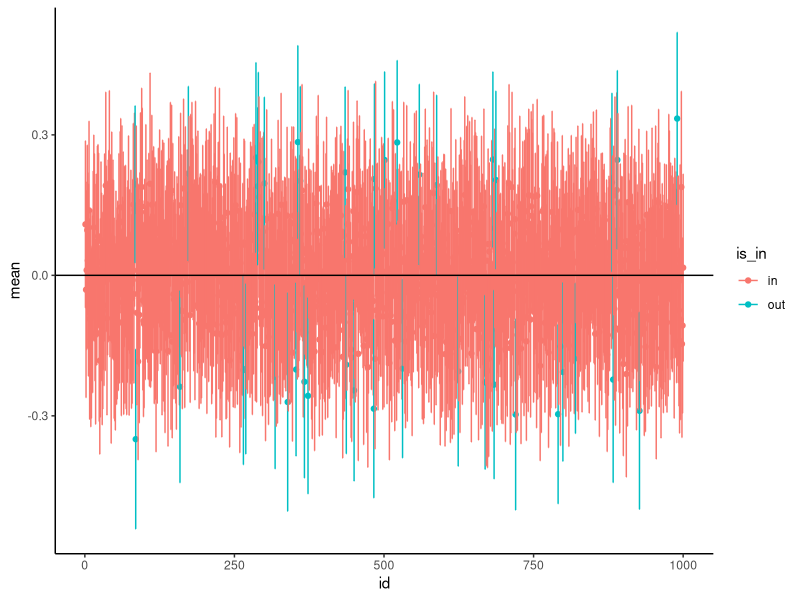
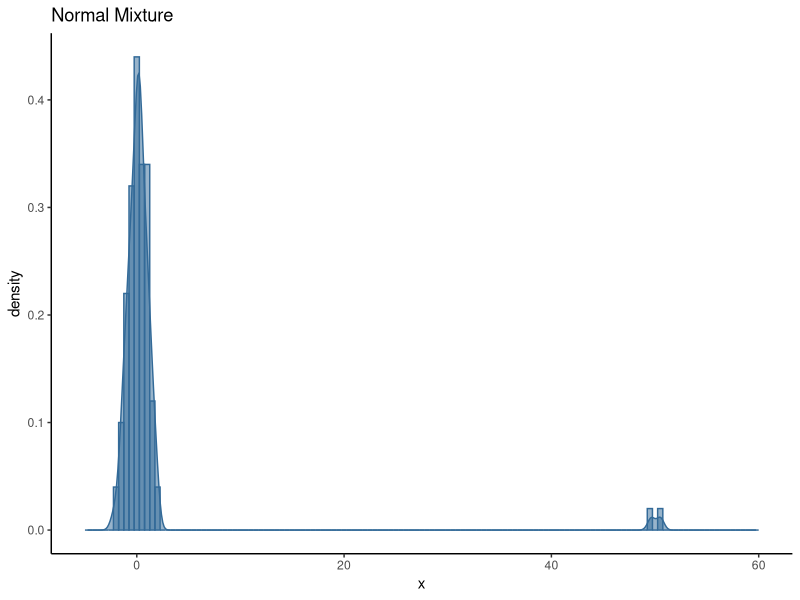
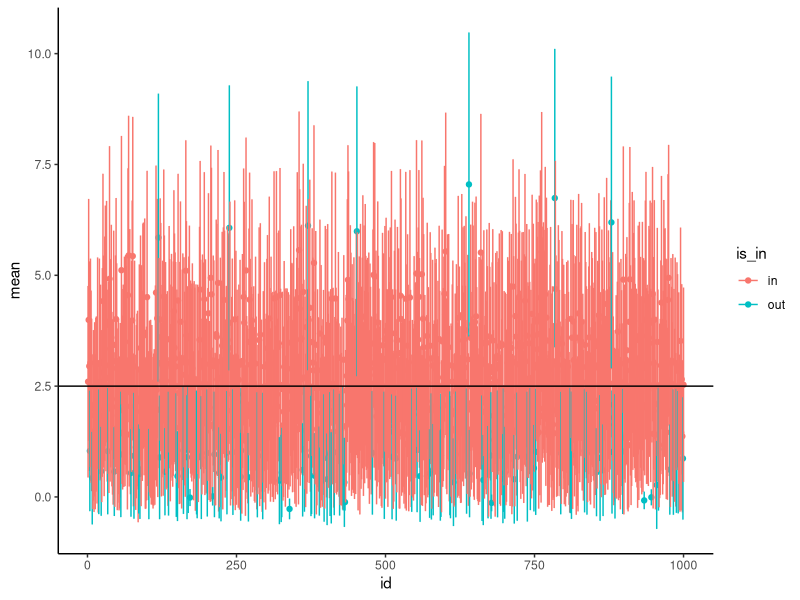

Reproduce these figures in R, in order.
## ---- chunk 1
knitr::opts_chunk$set(echo       = TRUE,
                      message    = FALSE,
                      warning    = FALSE,
                      out.width  = 800,
                      out.height = 600,
                      fig.align  = "center",
                      dev        = "ragg_png")
## ---- chunk 2
library(tidyverse)
# Set parameter
N   <- 100
M1  <- 0
S1  <- 1
M2  <- 50
S2 <- 1
P1 <- 0.95
P2 <- 0.05
M <- M1*P1 + M2*P2
sim_n <- 1:1000
## ---- chunk 3
# Simulation 1: y ~ nromal(mu = 0, sd = 1)
res_mean <- res_ci_lwr <- res_ci_upr <- vector(mode = 'numeric', length = length(sim_n))
for (i in seq_along(sim_n)) {
  set.seed(i)
  data <- rnorm(n = N, mean = M1, sd = S1)
  res_test <- t.test(data, conf.level = 0.95)
  res_mean[[i]]   <- res_test$estimate[[1]]
  res_ci_lwr[[i]] <- res_test$conf.int[[1]]
  res_ci_upr[[i]] <- res_test$conf.int[[2]]
}

# Make data frame
df <- tibble::tibble(id = sim_n,
           mean = res_mean,
           ci_lwr = res_ci_lwr,
           ci_upr = res_ci_upr) %>% 
  dplyr::mutate(is_in = if_else(M1 >= ci_lwr & M1 <= ci_upr, 'in', 'out'))

# Count intervals which is in teh range
df %>% 
  dplyr::count(is_in) %>%
  dplyr::mutate(ratio = n / sum(n))
## ---- chunk 4
# Plot simulation
ggplot(df, aes(id, mean, col = is_in)) + 
  geom_point() + 
  geom_errorbar(aes(ymin = ci_lwr, ymax = ci_upr)) + 
  geom_hline(yintercept = M1) +
  theme_classic()
## ---- chunk 5
# Bimodal distribution
x1 <- rnorm(n = 100, mean = M1, sd = S1)
x2 <- rnorm(n = 100, mean = M2, sd = S2)
w  <- rbinom(n = 100, size = 1, prob = P1)
x  <- w * x1 + (1 - w) * x2

ggplot(data = tibble(x = x), aes(x, y = ..density.., col = 1, fill = 1)) + 
  geom_histogram(position = 'identity', binwidth = 0.5, alpha = 1/2) + 
  geom_density(alpha = 1/2) + 
  theme_classic() +
  theme(legend.position = 'none') +
  xlim(c(-5, 60)) + 
  ggtitle('Normal Mixture')
## ---- chunk 6
# Simulation 2: y ~ Bimodal distribution
res_mean <- res_ci_lwr <- res_ci_upr <- vector(mode = 'numeric', length = length(sim_n))
for (i in seq_along(sim_n)) {
  set.seed(i)
  x1 <- rnorm(n = N, mean = M1, sd = S1)
  x2 <- rnorm(n = N, mean = M2, sd = S2)
  w  <- rbinom(n = N, size = 1, prob = P1)
  data  <- w * x1 + (1-w) * x2
  res_test <- t.test(data, conf.level = 0.95)
  res_mean[[i]]   <- res_test$estimate[[1]]
  res_ci_lwr[[i]] <- res_test$conf.int[[1]]
  res_ci_upr[[i]] <- res_test$conf.int[[2]]
}

# Make dataframe
df_bimodal <- tibble::tibble(id = sim_n,
                     mean = res_mean,
                     ci_lwr = res_ci_lwr,
                     ci_upr = res_ci_upr) %>% 
  dplyr::mutate(is_in = if_else(M >= ci_lwr & M <= ci_upr, 'in', 'out'))

# Count intervals which is in teh range
df_bimodal %>% 
  dplyr::count(is_in) %>%
  dplyr::mutate(ratio = n / sum(n))

## ---- chunk 7
# Plot simulation
ggplot(df_bimodal, aes(id, mean, col = is_in)) + 
  geom_point() + 
  geom_errorbar(aes(ymin = ci_lwr, ymax = ci_upr), width = .1) + 
  geom_hline(yintercept = M) +
  theme_classic()
